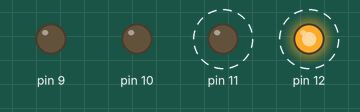
This sketch was run on a simulated Arduino Uno, built with avr-gcc and run on an emulated ATmega328P. Shown: output pins drawn as LEDs (lit = HIGH). Dashed ring = blinking.

Above: at 0.2 s.
Timing chart, 0 to 3.0 s (numbered marks = the images above):
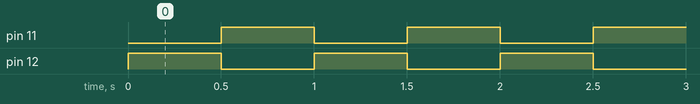

Measured:
- by itself, pin 11, pin 12: alternates HIGH for 0.50 s and LOW for 0.50 s

The sketch:

practica__1.ino
```cpp
void setup() {
  // put your setup code here, to run once:
  pinMode(12, OUTPUT);
  pinMode(11, OUTPUT);
  pinMode(10, OUTPUT);
  pinMode(9, OUTPUT);

}

void loop() {
  // put your main code here, to run repeatedly:
  digitalWrite(12, HIGH);
  digitalWrite(11, LOW);
  delay(500);
  digitalWrite(12, LOW);
  digitalWrite(11, HIGH);
  delay(500);

}
```
